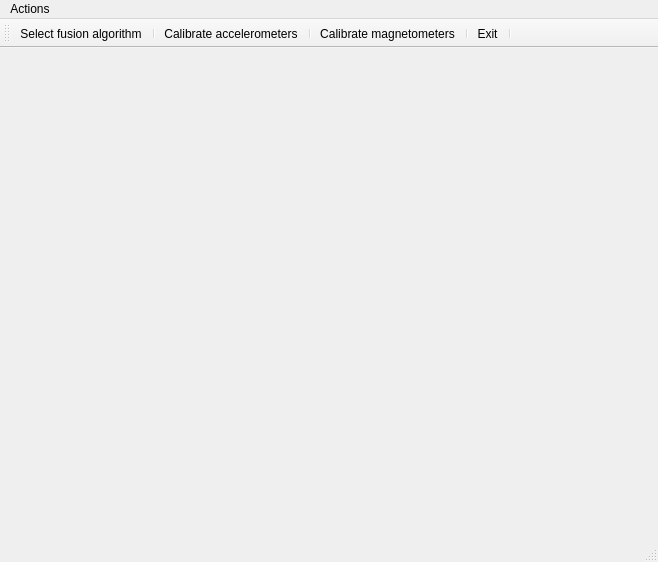
<?xml version="1.0" encoding="UTF-8"?>
<ui version="4.0">
 <class>RTHostIMUGLClass</class>
 <widget class="QMainWindow" name="RTHostIMUGLClass">
  <property name="geometry">
   <rect>
    <x>0</x>
    <y>0</y>
    <width>658</width>
    <height>562</height>
   </rect>
  </property>
  <property name="minimumSize">
   <size>
    <width>0</width>
    <height>0</height>
   </size>
  </property>
  <property name="windowTitle">
   <string>RTHostIMUGL</string>
  </property>
  <widget class="QWidget" name="centralWidget">
   <property name="minimumSize">
    <size>
     <width>400</width>
     <height>300</height>
    </size>
   </property>
  </widget>
  <widget class="QMenuBar" name="menuBar">
   <property name="geometry">
    <rect>
     <x>0</x>
     <y>0</y>
     <width>658</width>
     <height>21</height>
    </rect>
   </property>
   <widget class="QMenu" name="menuActions">
    <property name="title">
     <string>Actions</string>
    </property>
    <addaction name="actionSelectFusionAlgorithm"/>
    <addaction name="actionCalibrateAccelerometers"/>
    <addaction name="actionCalibrateMagnetometers"/>
    <addaction name="actionExit"/>
   </widget>
   <addaction name="menuActions"/>
  </widget>
  <widget class="QStatusBar" name="statusBar"/>
  <widget class="QToolBar" name="toolBar">
   <property name="windowTitle">
    <string>toolBar</string>
   </property>
   <attribute name="toolBarArea">
    <enum>TopToolBarArea</enum>
   </attribute>
   <attribute name="toolBarBreak">
    <bool>false</bool>
   </attribute>
   <addaction name="actionSelectFusionAlgorithm"/>
   <addaction name="separator"/>
   <addaction name="actionCalibrateAccelerometers"/>
   <addaction name="separator"/>
   <addaction name="actionCalibrateMagnetometers"/>
   <addaction name="separator"/>
   <addaction name="actionExit"/>
   <addaction name="separator"/>
  </widget>
  <action name="actionSelectIMU">
   <property name="text">
    <string>Select IMU</string>
   </property>
  </action>
  <action name="actionSelectFusionAlgorithm">
   <property name="text">
    <string>Select fusion algorithm</string>
   </property>
  </action>
  <action name="actionCalibrateMagnetometers">
   <property name="text">
    <string>Calibrate magnetometers</string>
   </property>
  </action>
  <action name="actionCalibrateAccelerometers">
   <property name="text">
    <string>Calibrate accelerometers</string>
   </property>
  </action>
  <action name="actionExit">
   <property name="text">
    <string>Exit</string>
   </property>
  </action>
 </widget>
 <layoutdefault spacing="6" margin="11"/>
 <resources/>
 <connections/>
</ui>
